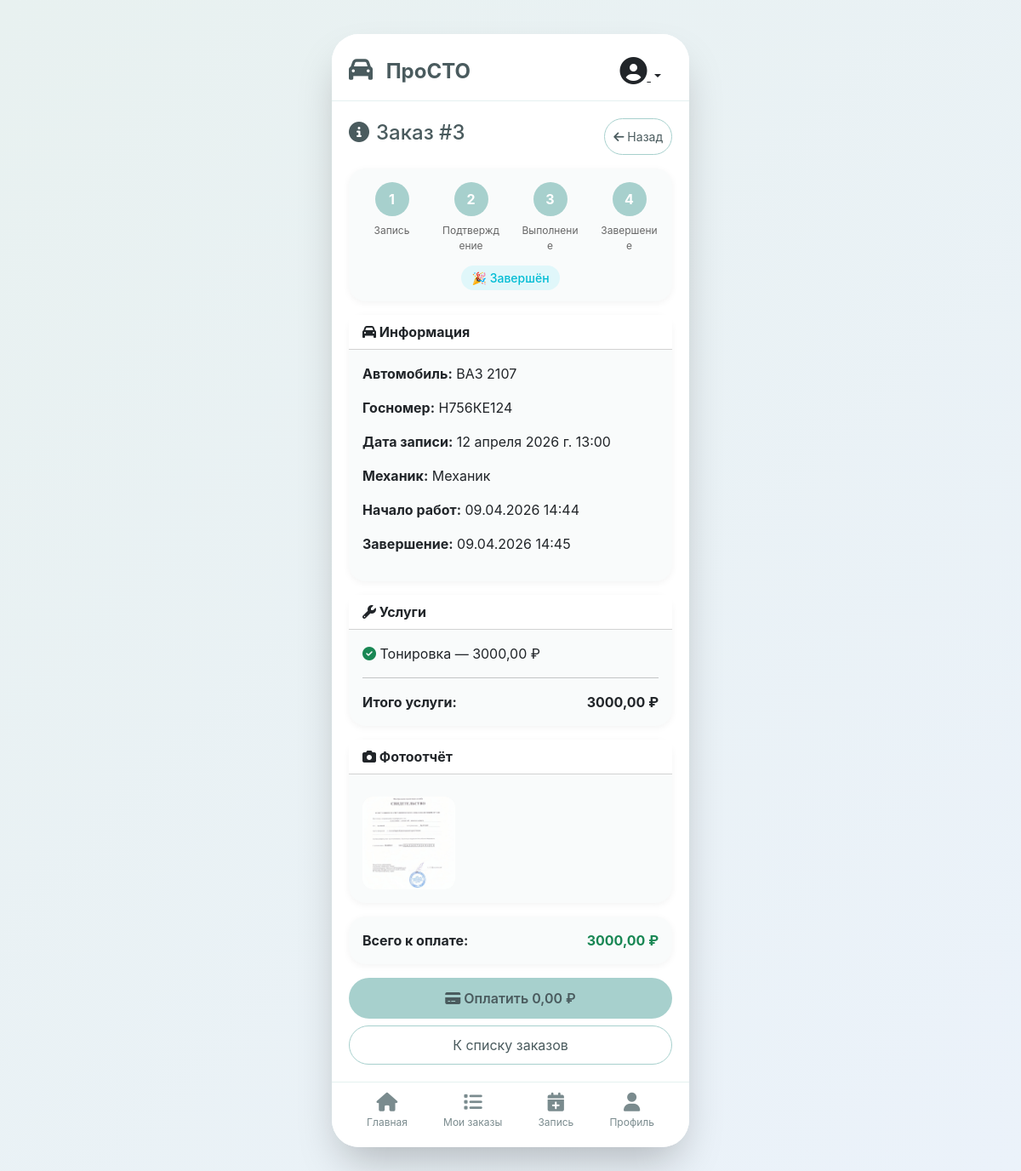
The page /order-status/3/ (signed in) on the database its author committed.
### orders/models.py (models this page shows, shortened)
class Order(models.Model):
    STATUS_CHOICES = (
        ('new', 'Новый'),
        ('in_progress', 'В работе'),
        ('completed', 'Завершён'),
        ('cancelled', 'Отменён'),
    )
    appointment = models.OneToOneField(Appointment, on_delete=models.CASCADE)
    mechanic = models.ForeignKey(settings.AUTH_USER_MODEL, on_delete=models.SET_NULL, null=True, blank=True, related_name='assigned_orders')
    status = models.CharField(max_length=20, choices=STATUS_CHOICES, default='new')
    total_amount = models.DecimalField(max_digits=10, decimal_places=2, default=0)
    started_at = models.DateTimeField(null=True, blank=True)
    completed_at = models.DateTimeField(null=True, blank=True)
    is_mechanic_assigned = models.BooleanField(default=False)

class PhotoReport(models.Model):
    order = models.ForeignKey(Order, on_delete=models.CASCADE, related_name='photos')
    image = models.ImageField(upload_to='photos/')
    comment = models.CharField(max_length=200, blank=True)
    created_at = models.DateTimeField(auto_now_add=True)

### appointments/models.py (models this page shows, shortened)
class Appointment(models.Model):
    STATUS_CHOICES = (
        ('pending', 'Ожидает подтверждения'),
        ('confirmed', 'Подтверждена'),
        ('in_progress', 'В работе'),
        ('completed', 'Выполнена'),
        ('cancelled', 'Отменена'),
    )
    user = models.ForeignKey(settings.AUTH_USER_MODEL, on_delete=models.CASCADE)
    vehicle = models.ForeignKey(Vehicle, on_delete=models.CASCADE)
    services = models.ManyToManyField(Service)
    date = models.DateField(verbose_name='Дата')
    time = models.CharField(max_length=10, verbose_name='Время')
    status = models.CharField(max_length=20, choices=STATUS_CHOICES, default='pending')
    created_at = models.DateTimeField(auto_now_add=True)

### vehicles/models.py (models this page shows, shortened)
class Vehicle(models.Model):
    owner = models.ForeignKey(settings.AUTH_USER_MODEL, on_delete=models.CASCADE, related_name='vehicles')
    brand = models.CharField(max_length=50, verbose_name='Марка')
    model = models.CharField(max_length=50, verbose_name='Модель')
    year = models.IntegerField(verbose_name='Год выпуска')
    license_plate = models.CharField(max_length=20, verbose_name='Госномер')
    vin = models.CharField(max_length=17, blank=True, verbose_name='VIN')
    mileage = models.IntegerField(default=0, verbose_name='Пробег')

### accounts/models.py (models this page shows, shortened)
class User(AbstractUser):
    ROLE_CHOICES = (
        ('client', 'Клиент'),
        ('mechanic', 'Механик'),
        ('owner', 'Владелец'),
        ('admin', 'Администратор'),
    )
    role = models.CharField(max_length=20, choices=ROLE_CHOICES, default='client')
    phone = models.CharField(max_length=20, blank=True, verbose_name='Телефон')
    push_token = models.CharField(max_length=255, blank=True, verbose_name='Push-токен')

### services/models.py (models this page shows, shortened)
class Service(models.Model):
    name = models.CharField(max_length=100, verbose_name='Название услуги')
    description = models.TextField(blank=True, verbose_name='Описание')
    price = models.DecimalField(max_digits=10, decimal_places=2, verbose_name='Цена')
    duration_minutes = models.IntegerField(default=60, verbose_name='Длительность (мин)')
    is_active = models.BooleanField(default=True, verbose_name='Активна')
    checklist_items = models.TextField(
        blank=True,
        verbose_name='Пункты чек-листа',
        help_text='Каждый пункт с новой строки'
    )

### appointments/views.py (the view)
# urls.py: path('order-status/<int:order_id>/', appointments_views.order_status, name='order_status'),
@login_required
def order_status(request, order_id):
    if request.user.role != 'client':
        messages.error(request, 'Доступ запрещён')
        return redirect('home')
    order = get_object_or_404(Order, id=order_id, appointment__user=request.user)
    appointment = order.appointment
    if order.status == 'new' and appointment.status == 'confirmed':
        display_status = 'confirmed'
    else:
        display_status = order.status
    photos = order.photos.all()
    parts = order.parts.all()
    services_total = sum(service.price for service in appointment.services.all())
    parts_total = sum(part.total_price for part in parts)
    total_amount = services_total + parts_total
    status_info = {
        'pending': {'name': 'Ожидает подтверждения', 'icon': '⏰', 'color': 'status-pending', 'step': 1},
        'new': {'name': 'Ожидает подтверждения', 'icon': '⏰', 'color': 'status-pending', 'step': 1},
        'confirmed': {'name': 'Подтверждён, ожидает начала', 'icon': '✅', 'color': 'status-confirmed', 'step': 2},
        'in_progress': {'name': 'В работе', 'icon': '🔧', 'color': 'status-in_progress', 'step': 3},
        'completed': {'name': 'Завершён', 'icon': '🎉', 'color': 'status-completed', 'step': 4},
        'cancelled': {'name': 'Отменён', 'icon': '❌', 'color': 'status-cancelled', 'step': 0},
    }
    current_status = status_info.get(display_status, status_info['pending'])
    return render(request, 'appointments/order_status.html', {
        'order': order,
        'appointment': appointment,
        'photos': photos,
        'parts': parts,
        'services_total': services_total,
        'parts_total': parts_total,
        'total_amount': total_amount,
        'order_status': current_status,
        'status_info': status_info,
    })

### templates/appointments/order_status.html (shortened to what this page needs)
{% extends 'core/base.html' %}
{% load static %}
{% block content %}
<div class="d-flex justify-content-between align-items-center mb-3">
    <h4><i class="fas fa-info-circle me-2"></i>Заказ #{{ order.id }}</h4>
    <a href="{% url 'my_orders' %}" class="btn btn-outline btn-sm">
        <i class="fas fa-arrow-left"></i> Назад
    </a>
</div>
<div class="card mb-3">
    <div class="card-body">
        <div class="row text-center">
            <div class="col-3">
                <div class="step-circle {% if order_status.step >= 1 %}completed{% endif %}">1</div>
                <div class="step-label">Запись</div>
            </div>
            <div class="col-3">
                <div class="step-circle {% if order_status.step >= 2 %}completed{% endif %}">2</div>
                <div class="step-label">Подтверждение</div>
            </div>
            <div class="col-3">
                <div class="step-circle {% if order_status.step >= 3 %}completed{% endif %}">3</div>
                <div class="step-label">Выполнение</div>
            </div>
            <div class="col-3">
                <div class="step-circle {% if order_status.step >= 4 %}completed{% endif %}">4</div>
                <div class="step-label">Завершение</div>
            </div>
        </div>
        <div class="text-center mt-3">
            <span class="badge-status {{ order_status.color }}" style="font-size: 14px;">
                {{ order_status.icon }} {{ order_status.name }}
            </span>
        </div>
    </div>
</div>
<div class="card mb-3">
    <div class="card-header bg-white">
        <strong><i class="fas fa-car"></i> Информация</strong>
    </div>
    <div class="card-body">
        <p><strong>Автомобиль:</strong> {{ order.appointment.vehicle.brand }} {{ order.appointment.vehicle.model }}</p>
        <p><strong>Госномер:</strong> {{ order.appointment.vehicle.license_plate }}</p>
        <p><strong>Дата записи:</strong> {{ order.appointment.date }} {{ order.appointment.time }}</p>
        {% if order.mechanic %}
        <p><strong>Механик:</strong> {{ order.mechanic.username }}</p>
        {% endif %}
        {% if order.started_at %}
        <p><strong>Начало работ:</strong> {{ order.started_at|date:"d.m.Y H:i" }}</p>
        {% endif %}
        {% if order.completed_at %}
        <p><strong>Завершение:</strong> {{ order.completed_at|date:"d.m.Y H:i" }}</p>
        {% endif %}
    </div>
</div>
<div class="card mb-3">
    <div class="card-header bg-white">
        <strong><i class="fas fa-wrench"></i> Услуги</strong>
    </div>
    <div class="card-body">
        <ul class="list-unstyled">
            {% for service in order.appointment.services.all %}
            <li class="mb-2">
                <i class="fas fa-check-circle text-success"></i> {{ service.name }} — {{ service.price }} ₽
            </li>
            {% endfor %}
        </ul>
        <hr>
        <div class="d-flex justify-content-between">
            <strong>Итого услуги:</strong>
            <strong>{{ services_total }} ₽</strong>
        </div>
    </div>
</div>
{% if photos %}
<div class="card mb-3">
    <div class="card-header bg-white">
        <strong><i class="fas fa-camera"></i> Фотоотчёт</strong>
    </div>
    <div class="card-body">
        <div class="photo-grid">
            {% for photo in photos %}
            <div class="photo-item" data-bs-toggle="modal" data-bs-target="#photoModal{{ photo.id }}">
                <img src="{{ photo.image.url }}" alt="Фото">
            </div>
            {% endfor %}
        </div>
    </div>
</div>
{% endif %}
<div class="card mb-3">
    <div class="card-body">
        <div class="d-flex justify-content-between">
            <strong>Всего к оплате:</strong>
            <strong class="text-success">{{ total_amount }} ₽</strong>
        </div>
    </div>
</div>
{% if order.status == 'completed' %}
    {% if not order.payment or order.payment.status != 'paid' %}
    <a href="#" class="btn btn-primary w-100 mb-2">
        <i class="fas fa-credit-card"></i> Оплатить {{ order.total_amount }} ₽
    </a>
    {% else %}
    <div class="alert alert-success text-center">
        <i class="fas fa-check-circle"></i> Заказ оплачен
    </div>
    {% endif %}
{% endif %}
<a href="{% url 'my_orders' %}" class="btn btn-outline w-100">К списку заказов</a>
{% endblock %}

### static/css/main.css (style rules this page uses)
:root { --bg-pastel-green: #E8F1F0; --bg-pastel-blue: #EBF2FA; --primary-pastel: #A7D0CD; --secondary-pastel: #D4E2D4; --accent-pastel: #F4E3D7; --text-dark: #4A5B5E; --text-light: #7A8B8E; --card-bg: #FFFFFF; --shadow: rgba(0, 0, 0, 0.05); }
* { margin: 0; padding: 0; box-sizing: border-box; }
body { background: linear-gradient(135deg, var(--bg-pastel-green) 0%, var(--bg-pastel-blue) 100%); font-family: 'Inter', -apple-system, BlinkMacSystemFont, 'Segoe UI', Roboto, Helvetica, Arial, sans-serif; color: var(--text-dark); min-height: 100vh; }
.card { border: none; border-radius: 20px; background: #F9FBFB; margin-bottom: 16px; transition: transform 0.1s ease; box-shadow: 0 2px 8px var(--shadow); }
.card-body { padding: 16px; }
.btn-primary { background: var(--primary-pastel); border: none; color: var(--text-dark); font-weight: 600; padding: 12px; border-radius: 30px; transition: all 0.2s ease; }
.btn-outline { background: transparent; border: 1px solid var(--primary-pastel); padding: 10px; border-radius: 30px; color: var(--text-dark); }
.badge-status { padding: 6px 12px; border-radius: 20px; font-size: 12px; font-weight: 500; }
.status-completed { background: #E0F7FA; color: #00BCD4; }
.photo-grid { display: grid; grid-template-columns: repeat(3, 1fr); gap: 10px; margin-top: 10px; }
.photo-item { border-radius: 16px; overflow: hidden; aspect-ratio: 1; background: #F0F4F4; }
.photo-item img { width: 100%; height: 100%; object-fit: cover; }

### templates/appointments/order_status.html (style rules this page uses)
.step-circle { width: 40px; height: 40px; line-height: 40px; border-radius: 50%; background: #e0e0e0; color: #666; margin: 0 auto; font-weight: bold; }
.step-circle.completed { background: #A7D0CD; color: white; }
.step-label { font-size: 12px; margin-top: 8px; color: #666; }
.photo-grid { display: grid; grid-template-columns: repeat(3, 1fr); gap: 10px; }
.photo-item { border-radius: 12px; overflow: hidden; aspect-ratio: 1; cursor: pointer; }
.photo-item img { width: 100%; height: 100%; object-fit: cover; }

### rows shown on the page
Order: id "3", appointment.vehicle.brand "ВАЗ", appointment.vehicle.model "2107", appointment.vehicle.license_plate "Н756КЕ124", appointment "12 апреля 2026 г.", appointment.time "13:00", mechanic.username "Механик", started_at "09.04.2026 14:44", completed_at "09.04.2026 14:45", total_amount "0,00"
Service: name "Тонировка", price "3000,00"
PhotoReport: image (picture)

### other values the page prints
{{ order_status.icon }} "🎉"
{{ order_status.name }} "Завершён"
{{ services_total }} "3000,00"
{{ total_amount }} "3000,00"
